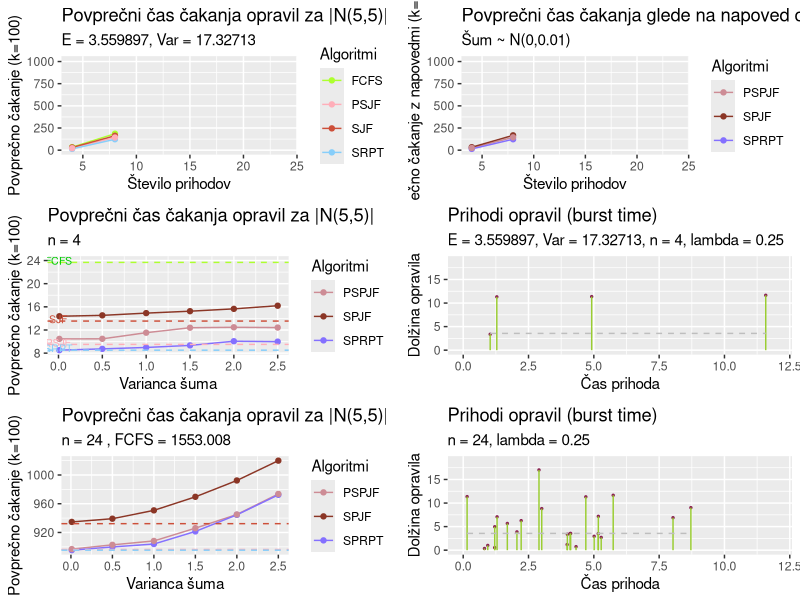

Write R code to recreate this figure.
# Vizualizacija normalna
#install.packages("ggpubr")

library(ggplot2)
library(tidyr)
library(ggpubr)

#set.seed(0)
#n_24 = casi_prihodov_normalne( 5, 5, 24, 0.01, 0.25)
#n_24 = as_tibble(n_24)
#write.csv(n_24, "n_24.csv")
n_24 = read.csv("n_24.csv")

#set.seed(0)
#n_4 = casi_prihodov_normalne( 5, 5, 4, 0.01, 0.25)
#write.csv(n_4, "n_4.csv")
n_4 = read.csv("n_4.csv")


Normalna_porazdelitev_n = read.csv("normalna_n.csv")

Normalna = Normalna_porazdelitev_n[,0:4]

x = c(4, 8, 12 , 16 , 20 , 24)

z = 3.559897 # povprecni cas cakanja

df = cbind(x ,Normalna)

Tabela = df %>% pivot_longer( !x, names_to = "Algoritmi", values_to = "Povprecno cakanje")

#df = cbind(x, Beta_porazdelitev_n)

#=========================================================================================== RISANJE POVP. CASA CAKANJA ==================PREVERI ALPHA IN BETA NUJNO===========================
cakanje_norm = ggplot(Tabela, aes(x=x, y = `Povprecno cakanje`, col = Algoritmi)) +
  geom_line()+
  geom_point() + labs(title = "Povprečni čas čakanja opravil za |N(5,5)|", subtitle = "E = 3.559897, Var = 17.32713 " ,y = "Povprečno čakanje (k=100)", x = "Število prihodov") +
  ylim(0, 1010) +
  scale_colour_manual(values=c('greenyellow','lightpink1',"tomato3", "lightskyblue"))
#===================================================================================================================================================================




#================================================================================== RISANJE PRIHODOV =================================
prihodi_norm = ggplot(n_24, aes(x=cas_prihoda, y=dolzina_opravila)) + 
  geom_point(size=0.5, color = "violetred4") + 
  geom_segment(aes(x=cas_prihoda, 
                   xend=cas_prihoda, 
                   y=0, 
                   yend=dolzina_opravila), colour = "yellowgreen") +
  labs(y = "Dolžina opravila", x = "Čas prihoda") +
  geom_line(aes(y=z), colour="grey",linetype="dashed") +
  labs(title="Prihodi opravil (burst time)", 
       subtitle="n = 24, lambda = 0.25") +
  xlim(0, 12) + ylim(0,19)
#=========================================================================

# Tabela za napoved

Normalna_predictions = Normalna_porazdelitev_n[,5:7]
df_predictions = cbind(x ,Normalna_predictions)
Tabela_predictions = df_predictions %>% pivot_longer( !x, names_to = "Algoritmi", values_to = "Povprecno cakanje")


#====================================================================================== RISANJE POVP. CASA CAKANJA NAPOVEDI ================================================================
cakanje_norm_predictions = ggplot(Tabela_predictions, aes(x=x, y = `Povprecno cakanje`, col = Algoritmi)) +
  geom_line()+
  geom_point() + labs(title = "Povprečni čas čakanja glede na napoved opravil", subtitle = "Šum ~ N(0,0.01)" ,y = "Povprečno čakanje z napovedmi (k=100)", x = "Število prihodov") +
  ylim(0, 1010) +
  scale_colour_manual(values=c('lightpink3',"tomato4", "lightslateblue"))
#==================================================================================================================================================================

Normalna_porazdelitev_v = read.csv("normalna_v_4.csv")
Normalna_v = Normalna_porazdelitev_v[,5:7]
Var = c(2.5, 2, 1.5 , 1 , 0.5 , 0.01)
df_var = cbind(Var ,Normalna_v)
Tabela_var = df_var %>% pivot_longer( !Var, names_to = "Algoritmi", values_to = "Povprecno cakanje")

#========================================================= RISANJE POVP. CAKANJA GLEDE NA VARIANCO ==============================
# RABIL POPRAVIT PODATKE
cakanje_varianca_n = ggplot(Tabela_var, aes(x=Var, y = `Povprecno cakanje`, col = Algoritmi)) +
  geom_line()+
  geom_point() + labs(title = "Povprečni čas čakanja opravil za |N(5,5)|", subtitle = "n = 4" ,y = "Povprečno čakanje (k=100)", x = "Varianca šuma") +
  geom_hline(yintercept=23.67987,linetype="dashed", color = "greenyellow") +
  annotate("text", x=0, y=23.97987, label="FCFS", size = 2.7, color = "green3") +
  scale_colour_manual(values=c('lightpink3',"tomato4", "lightslateblue")) +
  geom_hline(yintercept=9.512974, linetype="dashed", color = "lightpink1") +
  annotate("text", x=0, y=9.812974, label="PSJF", size = 2.7, color = "lightpink1") +
  geom_hline(yintercept=13.54355, linetype="dashed", color = "tomato3") +
  annotate("text", x=0, y=13.84355, label="SJF", size = 2.7, color = "tomato3") +
  geom_hline(yintercept=8.511992, linetype="dashed", color = "lightskyblue") +
  annotate("text", x=0, y=8.811992, label="SRPT", size = 2.7, color = "lightskyblue")
#================================================================================================================================================================================

#================================================================================== RISANJE PRIHODOV =================================
prihodi_norm_n4 = ggplot(n_4, aes(x=cas_prihoda, y=dolzina_opravila)) + 
  geom_point(size=0.5, color = "violetred4") + 
  geom_segment(aes(x=cas_prihoda, 
                   xend=cas_prihoda, 
                   y=0, 
                   yend=dolzina_opravila), colour = "yellowgreen") +
  labs(y = "Dolžina opravila", x = "Čas prihoda") +
  geom_line(aes(y=3.559897), colour="grey",linetype="dashed") +
  labs(title="Prihodi opravil (burst time)", 
       subtitle="E = 3.559897, Var = 17.32713, n = 4, lambda = 0.25") +
  xlim(0, 12) + ylim(0,19)
#=========================================================================

Normalna_porazdelitev_v_24 = read.csv("normalna_v_24.csv")
Normalna_v_24 = Normalna_porazdelitev_v_24[,5:7]
Var = c(2.5, 2, 1.5 , 1 , 0.5 , 0.01)
df_var_24 = cbind(Var ,Normalna_v_24)
Tabela_var_24 = df_var_24 %>% pivot_longer( !Var, names_to = "Algoritmi", values_to = "Povprecno cakanje")
#========================================================= RISANJE POVP. CAKANJA GLEDE NA VARIANCO ==============================

cakanje_varianca_n_24 = ggplot(Tabela_var_24, aes(x=Var, y = `Povprecno cakanje`, col = Algoritmi)) +
  geom_line()+
  geom_point() + labs(title = "Povprečni čas čakanja opravil za |N(5,5)|", subtitle = "n = 24 , FCFS = 1553.008" ,y = "Povprečno čakanje (k=100)", x = "Varianca šuma") +
  scale_colour_manual(values=c('lightpink3',"tomato4", "lightslateblue")) +
  geom_hline(yintercept=896.2594, linetype="dashed", color = "lightpink1") +
  geom_hline(yintercept=932.2566, linetype="dashed", color = "tomato3") +
  geom_hline(yintercept=895.3161, linetype="dashed", color = "lightskyblue")
#================================================================================================================================================================================

# CE KDO ZNA PREUREDIT VRSTNI RED LEGENDE BI BLO KUL , JZ GREM JOKAT
# lahko zamenjam samo na grse fonte (r nima lepih fontov ki podpirajo sumnike)

ggarrange(cakanje_norm,cakanje_norm_predictions, cakanje_varianca_n ,prihodi_norm_n4,cakanje_varianca_n_24,prihodi_norm,
          ncol = 2, nrow = 3)
